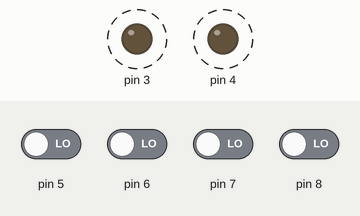
Simulated run of this sketch. Board: Arduino Uno, built with avr-gcc and run on an emulated ATmega328P. Parts: output pins drawn as LEDs (lit = HIGH). Dashed ring = blinking. Inputs (shaded band) come from the test bench; at power-on: pin 5–8 LOW. What the sketch prints to the serial monitor is not drawn.

Above: at 1.3 s.
Timing chart, 0 to 5.6 s (numbered marks = the images above):
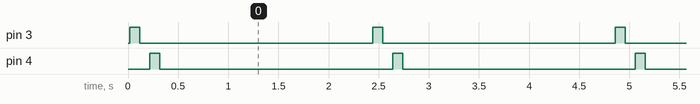

Measured:
- by itself, pin 3, pin 4: alternates HIGH for 0.10 s and LOW for 2.3 s
- by itself, everything shown: repeats every 2.4 s, in 4 steps

The sketch:

IO_TEST_WITH_SERIAL.ino
```cpp
void setup() {
  // put your setup code here, to run once:

  // UART - Enable
  Serial.begin(9600);

  //LED Pins
  pinMode(3, OUTPUT);
  pinMode(4, OUTPUT);

  // DIP Switch pins
  pinMode(5, INPUT);
  pinMode(6, INPUT);
  pinMode(7, INPUT);
  pinMode(8, INPUT);

}

void loop() {
  // put your main code here, to run repeatedly:
  Serial.println("##################### I/O TEST CODE WITH SERIAL OUT##############################");

  digitalWrite(3, HIGH);
  delay(100);
  digitalWrite(3,LOW);
  delay(100);

  digitalWrite(4, HIGH);
  delay(100);
  digitalWrite(4,LOW);
  delay(100);

  for(int i = 0 ; i < 4 ; i++){
    Serial.print("PIN "); Serial.print(i+5); Serial.print(" "); Serial.println(digitalRead(i+5));
  }
  Serial.println();

  // Analog read sequence


  delay(2000);
}
```
